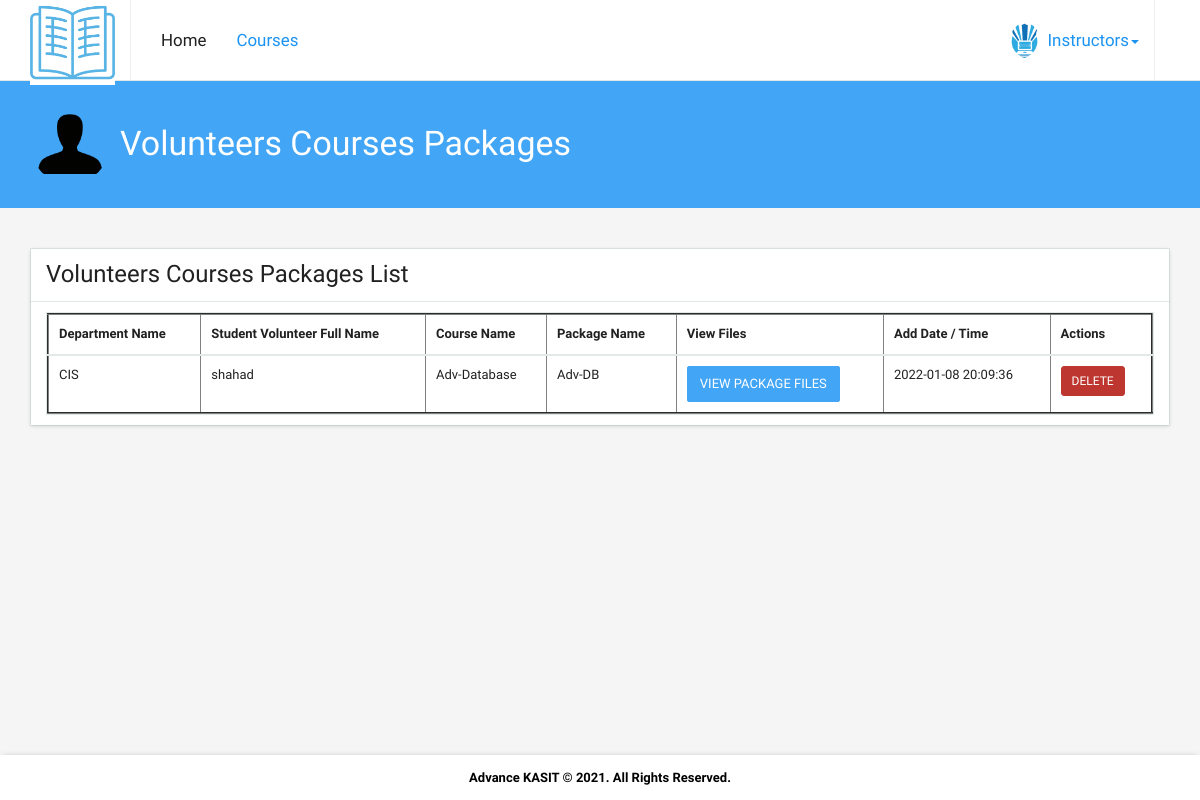
Screenshot of /Advance_KASIT_Code/Instructors/View_Packages.php?C_ID=14 (signed in) with the database file from the repository.
### tables this page shows
CREATE TABLE `courses_packages` (
  `ID` int(20) NOT NULL,
  `S_ID` int(20) NOT NULL,
  `C_ID` int(20) NOT NULL,
  `Department_Name` varchar(250) NOT NULL,
  `Package_Name` varchar(250) NOT NULL,
  `Add_Date_Time` timestamp NOT NULL DEFAULT current_timestamp() ON UPDATE current_timestamp()
);

CREATE TABLE `students` (
  `Uni_Number` int(7) NOT NULL,
  `Full_Name` varchar(250) NOT NULL,
  `Department_Name` varchar(250) NOT NULL,
  `Email_Address` varchar(250) NOT NULL,
  `Phone_Number` varchar(250) NOT NULL,
  `Password` varchar(250) NOT NULL,
  `Volunteer_Status` varchar(250) NOT NULL,
  `Total_Rates` int(20) NOT NULL,
  `Add_Date_Time` timestamp NOT NULL DEFAULT current_timestamp() ON UPDATE current_timestamp()
);

CREATE TABLE `courses` (
  `ID` int(20) NOT NULL,
  `Course_Name` varchar(250) NOT NULL,
  `Department_Name` varchar(250) NOT NULL,
  `I_ID` int(20) NOT NULL
);

### Advance_KASIT_Code/Instructors/View_Packages.php (the view, shortened to what this page needs)
<?php
include("../includes/config.php");
$C_ID = $_GET['C_ID'];
?>
<!DOCTYPE html>
<html class="transition-navbar-scroll top-navbar-xlarge bottom-footer" lang="en">
<head>
  <link href="../css/vendor/all.css" rel="stylesheet">
  <link href="../css/app/app.css" rel="stylesheet">
</head>
<body>
  <div class="navbar navbar-default navbar-fixed-top navbar-size-large navbar-size-xlarge paper-shadow" data-z="0" data-animated role="navigation">
    <div class="container">
      <div class="navbar-header">
        <div class="navbar-brand navbar-brand-logo">
         <a href="index.php">
           					<center><img src="../images/logo2.png" width="100px" height="85px"/></center>
          </a>
        </div>
      </div>
      <div class="collapse navbar-collapse" id="main-nav">
        <ul class="nav navbar-nav navbar-nav-margin-left">
		  <li class="dropdown ">
            <a href="index.php" class="">Home</a>
          </li>
		 <li class="dropdown active">
            <a href="View_Courses_List.php" class="">Courses </a>
          </li>
        </ul>
        <div class="navbar-right">
          <ul class="nav navbar-nav navbar-nav-bordered navbar-nav-margin-right">
            <li class="dropdown user active">
              <a href="#" class="dropdown-toggle" data-toggle="dropdown">
                <img src="../images/kasit1.png" alt="" class="img-circle" /> Instructors<span class="caret"></span>
              </a>
            </li>
          </ul>
        </div>
      </div>
    </div>
  </div>
  <div class="parallax overflow-hidden bg-blue-400 page-section third">
    <div class="container parallax-layer" data-opacity="true">
      <div class="media v-middle">
        <div class="media-left text-center">
          <a href="#">
            <img src="../images/user.png" alt="people" class="img-circle width-80" />
          </a>
        </div>
        <div class="media-body">
          <h1 class="text-white text-display-1 margin-v-0">Volunteers Courses Packages </h1>
        </div>
      </div>
    </div>
  </div>
  <div class="container">
    <div class="page-section">
      <div class="row">
        <div class="col-md-12">
          <div class="row" data-toggle="isotope">
            <div class="item col-xs-12 col-lg-12">
              <div class="panel panel-default paper-shadow" data-z="0.5">
                <div class="panel-heading">
                  <h4 class="text-headline margin-none">Volunteers Courses Packages List</h4>
                </div>
                <ul class="list-group">
                  <li class="list-group-item media v-middle">
                    <div class="media-body">
          <div class="panel panel-default">
			<table data-toggle="data-table" class="table" cellspacing="0" border="2" width="100%">
              <thead>
                <tr>
                  <th>Department Name</th>
                  <th>Student Volunteer Full Name</th>
                  <th>Course Name</th>
                  <th>Package Name</th>
                  <th>View Files</th>
                  <th>Add Date / Time</th>
                  <th>Actions</th>
                </tr>
              </thead>
              <tbody>
			     <?php
					$sql1 = mysqli_query($Conn,"select * from courses_packages where C_ID='$C_ID' order by ID DESC");
					while ($row1 = mysqli_fetch_array($sql1)){
						$P_ID = $row1['ID'];
						$S_ID = $row1['S_ID'];
						$C_ID = $row1['C_ID'];
						$Package_Name = $row1['Package_Name'];
						$Department_Name = $row1['Department_Name'];
						$Add_Date_Time = $row1['Add_Date_Time'];
						$sql2 = mysqli_query($Conn,"select * from students where Uni_Number='$S_ID'");
						$row2 = mysqli_fetch_array($sql2);
						$Full_Name = $row2['Full_Name'];
						$sql3 = mysqli_query($Conn,"select * from courses where ID='$C_ID'");
						$row3 = mysqli_fetch_array($sql3);
						$Course_Name = $row3['Course_Name'];
						?>
                <tr>
                  <td><?php echo $Department_Name; ?></td>
                  <td><?php echo $Full_Name; ?></td>
                  <td><?php echo $Course_Name; ?></td>
                  <td><?php echo $Package_Name; ?></td>
                  <td><a href="View_Package_Files.php?Package_Name=<?php echo $Package_Name; ?>&P_ID=<?php echo $P_ID; ?>" class="btn btn-primary">View Package Files</a></td>
                  <td><?php echo $Add_Date_Time; ?></td>
                  <td>
				  <a href="JavaScript:if(confirm('Are You Sure To Delete This Package ?')==true)
{window.location='Delete_Package.php?P_ID=<?php echo $P_ID; ?>';}" class="btn btn-danger btn-sm" role="button">Delete</a>
				  </td>
                </tr>
				<?php
					}
					?>
              </tbody>
            </table>
          </div>
                    </div>
                  </li>
                </ul>
              </div>
            </div>
          </div>
          <br/>
          <br/>
        </div>
      </div>
    </div>
  </div>
  <footer class="footer">
    <strong><font color="#000">Advance KASIT © 2021. All Rights Reserved.</font></strong>
  </footer>
</body>
</html>

### rows the page displays
courses_packages: Department_Name "CIS", S_ID.Full_Name "shahad", C_ID.Course_Name "Adv-Database", Package_Name "Adv-DB", Add_Date_Time "2022-01-08 20:09:36"
